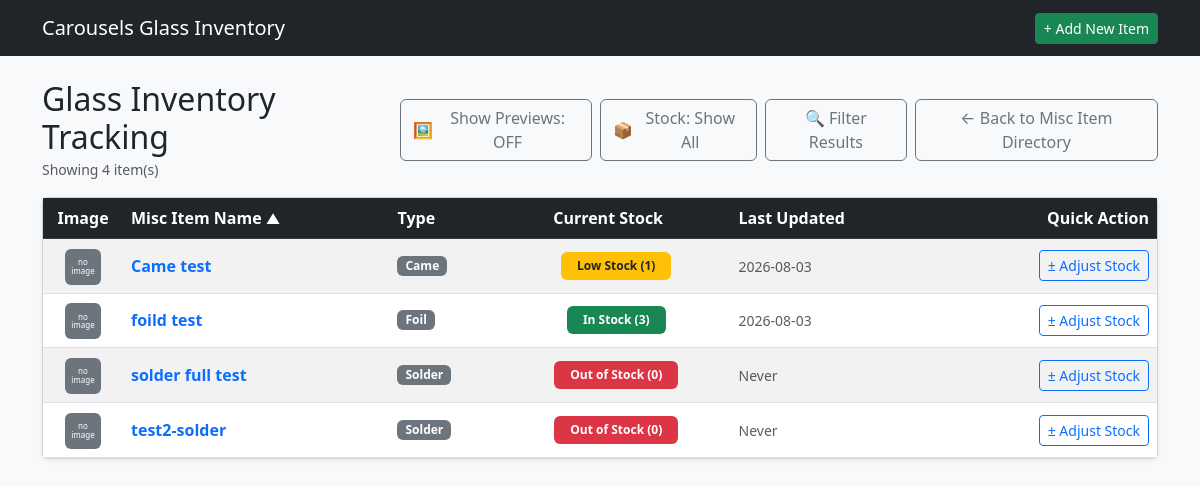
/misc_items/inventory, run on the app's committed database.
### tables this page shows
CREATE TABLE MSP (
    MSIID INTEGER,                           
    MSIPRICE NUMERIC,                         
    STDATE TEXT,                              
    ENDDATE TEXT,                             

    FOREIGN KEY (MSIID) REFERENCES MSI(MSIID) ON DELETE CASCADE ON UPDATE CASCADE

);

CREATE TABLE MSI (

    MSIID INTEGER PRIMARY KEY AUTOINCREMENT,
    MSINAME TEXT,
    MSIIMG TEXT,
    MSISTOCK INTEGER,
    MSIURL TEXT,
    MSINOTE TEXT,
    MSIUNIT NUMERIC,
    UNTTYPE TEXT,
    MSITYPE TEXT,
    ISACTIVE INTEGER,

    FOREIGN KEY (MSITYPE) REFERENCES MST(MSITYPE) ON DELETE CASCADE ON UPDATE CASCADE,
    FOREIGN KEY (UNTTYPE) REFERENCES UNTS(UNTTYPE) ON DELETE CASCADE ON UPDATE CASCADE
    
);

### app.py (the view, shortened to what this page needs)
@app.route('/misc_items/inventory', methods=['GET', 'POST'])
def misc_inventory():
    db = get_db()
    sort_by = request.args.get('sort_by', 'MSINAME')
    order = request.args.get('order', 'asc').lower()
    if order not in ['asc', 'desc']:
        order = 'asc'
    q = request.args.get('q', '').strip()
    min_price = request.args.get('min_price', '').strip()
    max_price = request.args.get('max_price', '').strip()
    stock_filter = request.args.get('stock_filter', '').strip()
    stock_display_mode = request.args.get('stock_display', 'all')
    misc_type_filter = request.args.get('misc_type', '').strip()
    allowed_sorts = {
        'MSIID': 'MSIID',
        'MSINAME': 'MSINAME',
        'MSIPRICE': 'MSIPRICE',
        'MSITYPE': 'MSITYPE',
        'CURRENT_STOCK': 'CURRENT_STOCK',
        'LAST_UPDATED': 'LAST_UPDATED'
    }
    sort_column = allowed_sorts.get(sort_by, 'MSIID')
    sql_sort_column = 'MSINAME' if sort_by == 'MSITYPE' else allowed_sorts.get(sort_by, 'MSINAME')
    where_clauses = ["m.ISACTIVE = 1"]
    params = []
    if q:
        where_clauses.append("(m.MSINAME LIKE ? OR m.MSIMANF LIKE ? OR m.MSINOTE LIKE ?)")
        params.extend([f"%{q}%", f"%{q}%", f"%{q}%"])
    if misc_type_filter:
        where_clauses.append("m.MSITYPE = ?")
        params.append(misc_type_filter)
    where_sql = f"WHERE {' AND '.join(where_clauses)}"
    having_conditions = []
    if stock_filter == 'out':
        having_conditions.append("CURRENT_STOCK = 0")
    elif stock_filter == 'low':
        having_conditions.append("CURRENT_STOCK = 1")
    elif stock_filter == 'in':
        having_conditions.append("CURRENT_STOCK > 1")
    if stock_display_mode == 'out':
        having_conditions.append("CURRENT_STOCK <= 0")
    elif stock_display_mode == 'hide':
        having_conditions.append("CURRENT_STOCK > 0")
    stock_having_sql = f"GROUP BY MSIID, MSINAME, MSIURL, MSIIMG, MSINOTE, MSITYPE, UNTTYPE, ISACTIVE, MSIPRICE, CURRENT_STOCK, LAST_UPDATED HAVING {' AND '.join(having_conditions)}" if having_conditions else ""
    query = f"""
        SELECT MSIID, MSINAME, MSIURL, MSIIMG, MSINOTE, MSITYPE, UNTTYPE,
               ISACTIVE, MSIPRICE, CURRENT_STOCK, LAST_UPDATED
        FROM (
            SELECT m.MSIID, m.MSINAME, m.MSIURL, m.MSIIMG,
                   m.MSINOTE, m.MSITYPE, m.UNTTYPE, m.ISACTIVE, p.MSIPRICE,
                   COALESCE((
                       SELECT i.MSISTOCK
                       FROM MSIINV i
                       WHERE i.MSIID = m.MSIID
                       ORDER BY i.TS DESC, i.MSITRNID DESC
                       LIMIT 1
                   ), 0) AS CURRENT_STOCK,
                   (
                       SELECT i.TS
                       FROM MSIINV i
                       WHERE i.MSIID = m.MSIID
                       ORDER BY i.TS DESC, i.MSITRNID DESC
                       LIMIT 1
                   ) AS LAST_UPDATED
            FROM MSI m
            LEFT JOIN UNTS u ON m.UNTTYPE = u.UNTTYPE
            LEFT JOIN MSP p ON m.MSIID = p.MSIID
            {where_sql}
        ) sub
        {stock_having_sql}
        ORDER BY {sql_sort_column} {order.upper()}
    """
    inventory_items = db.execute(query, params).fetchall()
    unit_types = db.execute("SELECT * FROM UNTS").fetchall()
    misc_types = db.execute("SELECT * FROM MST").fetchall()
    return render_template(
        'misc_inventory.html',
        inventory_items=inventory_items,
        unit_types=unit_types,
        misc_types=misc_types,
        current_sort=sort_by,
        current_order=order,
        today_date=date.today().isoformat(),
        filters={
            'q': request.args.get('q', ''),
            'min_price': request.args.get('min_price', ''),
            'max_price': request.args.get('max_price', ''),
            'stock_filter': request.args.get('stock_filter', ''),
            'stock_display': stock_display_mode,
            'misc_type': misc_type_filter,
        }
    )

### app.py (called while the page is built)
def get_db():
    conn = sqlite3.connect(DATABASE)
    conn.row_factory = sqlite3.Row
    conn.execute("PRAGMA foreign_keys = ON;")
    return conn

### templates/misc_inventory.html (shortened to what this page needs)
{% extends 'base.html' %}
{% block content %}
<div class="d-flex justify-content-between align-items-center mb-3">
    <div>
        <h2 class="mb-0">Glass Inventory Tracking</h2>
        <small class="text-muted">Showing {{ inventory_items|length }} item(s)</small>
    </div>
    <div class="d-flex gap-2">
        <button type="button" id="thumbnailToggleBtn" class="btn btn-outline-secondary d-flex align-items-center gap-1" onclick="toggleThumbnails()">
            🖼️ <span id="toggleBtnText">Show Previews: OFF</span>
        </button>
        {% set stock_mode = filters.stock_display | default('all') %}
        <button type="button" id="stockDisplayToggleBtn" class="btn btn-outline-secondary d-flex align-items-center gap-1" onclick="cycleStockDisplay()">
            📦 <span id="stockDisplayBtnText">
                {% if stock_mode == 'out' %}Stock: Out Only
                {% elif stock_mode == 'hide' %}Stock: Hide Out
                {% else %}Stock: Show All{% endif %}
            </span>
        </button>
	<button type="button" class="btn btn-outline-secondary d-flex align-items-center gap-1" data-bs-toggle="modal" data-bs-target="#filterModal">
            🔍 Filter Results
        </button>
        <a href="{{ url_for('list_misc') }}" class="btn btn-outline-secondary">← Back to Misc Item Directory</a>
    </div>
</div>
{% macro sort_header(col_key, label) %}
    {% set new_order = 'desc' if current_sort == col_key and current_order == 'asc' else 'asc' %}
    <a href="{{ url_for('misc_inventory', sort_by=col_key, order=new_order, **filters) }}" class="text-white text-decoration-none d-block">
        {{ label }}
        {% if current_sort == col_key %}
            <small>{{ '▲' if current_order == 'asc' else '▼' }}</small>
        {% else %}
            <small class="text-muted" style="opacity: 0.4;">↕</small>
        {% endif %}
    </a>
{% endmacro %}
<div class="card shadow-sm">
    <div class="card-body p-0">
        <table class="table table-striped table-hover mb-0 align-middle">
            <thead class="table-dark">
                <tr>
                    <th style="width: 80px;" class="text-center">Image</th>
                    <th>{{ sort_header('MSINAME', 'Misc Item Name') }}</th>
                    <th>{{ sort_header('MSITYPE', 'Type') }}</th>
                    <th class="text-center">{{ sort_header('CURRENT_STOCK', 'Current Stock') }}</th>
                    <th>{{ sort_header('LAST_UPDATED', 'Last Updated') }}</th>
                    <th class="text-end">Quick Action</th>
                </tr>
            </thead>
            <tbody>
                {% for item in inventory_items %}
                {% set stock = item.CURRENT_STOCK if item.CURRENT_STOCK is not none else 0 %}
                {% set img_src = item.MSIIMG %}
                {% if img_src %}
                    {% if not img_src.startswith('http') and not img_src.startswith('/') and not img_src.startswith('static/') %}
                        {% set img_src = 'static/' + img_src %}
                    {% endif %}
                {% endif %}
                <tr>
                    <td class="text-center">
                        {% if img_src %}
                            {% set resolved_img_url = url_for('static', filename=img_src.replace('static/', '')) if img_src.startswith('static/') else img_src %}
                            <div class="image-container-wrapper position-relative d-inline-block">
                                <button type="button" class="btn btn-sm btn-light border p-0 image-preview-btn shadow-sm"
                                        data-bs-toggle="modal"
                                        data-bs-target="#imagePreviewModal"
                                        data-imgsrc="{{ resolved_img_url }}"
                                        data-glassname="{{ item.MSINAME }}"
                                        onmouseenter="showHoverPopup(event, '{{ resolved_img_url }}')"
                                        onmouseleave="hideHoverPopup()"
                                        style="width: 36px; height: 36px;">
                                    <span class="icon-view fs-6">🖼️</span>
                                    <img src="{{ resolved_img_url }}" class="thumb-view rounded d-none" style="width: 34px; height: 34px; object-fit: cover;" alt="thumb">
                                </button>
                            </div>
                        {% else %}
                            <div class="bg-secondary text-white rounded d-inline-flex align-items-center justify-content-center p-1"
                                 style="width: 36px; height: 36px; font-size: 8px; line-height: 1.1; text-align: center;"
                                 title="No image exists">
                                no image
                            </div>
                        {% endif %}
                    </td>
                    <td>
                        <a href="{{ url_for('misc_detail', misc_id=item.MSIID) }}" class="fw-bold text-decoration-none text-primary">
                            {{ item.MSINAME }}
                        </a>
                    </td>
                    <td>
                        <div class="d-flex flex-wrap gap-1 align-items-center">
                            {% if item.MSITYPE %}
                                <span class="badge bg-secondary text-white px-2 py-1">
                                    {{ item.MSITYPE }}
                                </span>
                            {% endif %}
                        </div>
                    </td>
                    <td class="text-center">
                        {% if stock <= 0 %}
                            <span class="badge bg-danger px-3 py-2">Out of Stock (0)</span>
                        {% elif stock == 1 %}
                            <span class="badge bg-warning text-dark px-3 py-2">Low Stock (1)</span>
                        {% else %}
                            <span class="badge bg-success px-3 py-2">In Stock ({{ stock }})</span>
                        {% endif %}
                    </td>
                    <td>
                        <span class="text-muted small">{{ item.LAST_UPDATED or 'Never' }}</span>
                    </td>
                    <td class="text-end">
                        <button type="button" class="btn btn-sm btn-outline-primary adjust-btn"
                                data-bs-toggle="modal"
                                data-bs-target="#adjustModal"
                                data-glassid="{{ item.MSIID }}"
                                data-glassname="{{ item.MSINAME }}"
                                data-currentstock="{{ stock }}">
                            ± Adjust Stock
                        </button>
                    </td>
                </tr>
                {% endfor %}
            </tbody>
        </table>
    </div>
</div>
</div>
{% endblock %}

### data on the page
MSP: MSINAME "Came test", MSITYPE "Came", shows "Low Stock (1)", STDATE "2026-08-03"
MSP: MSINAME "foild test", MSITYPE "Foil", MSIID "3", STDATE "2026-08-03"
MSI: MSINAME "solder full test", MSITYPE "Solder", shows "Out of Stock (0)", LAST_UPDATED "Never"
MSI: MSINAME "test2-solder", MSITYPE "Solder", shows "Out of Stock (0)", LAST_UPDATED "Never"

### other printed values
{{ inventory_items|length }} "4"
{{ label }} "Misc Item Name Type Current Stock Last Updated"
{{ '▲' if current_order == 'asc' else '▼' }} "▲"
